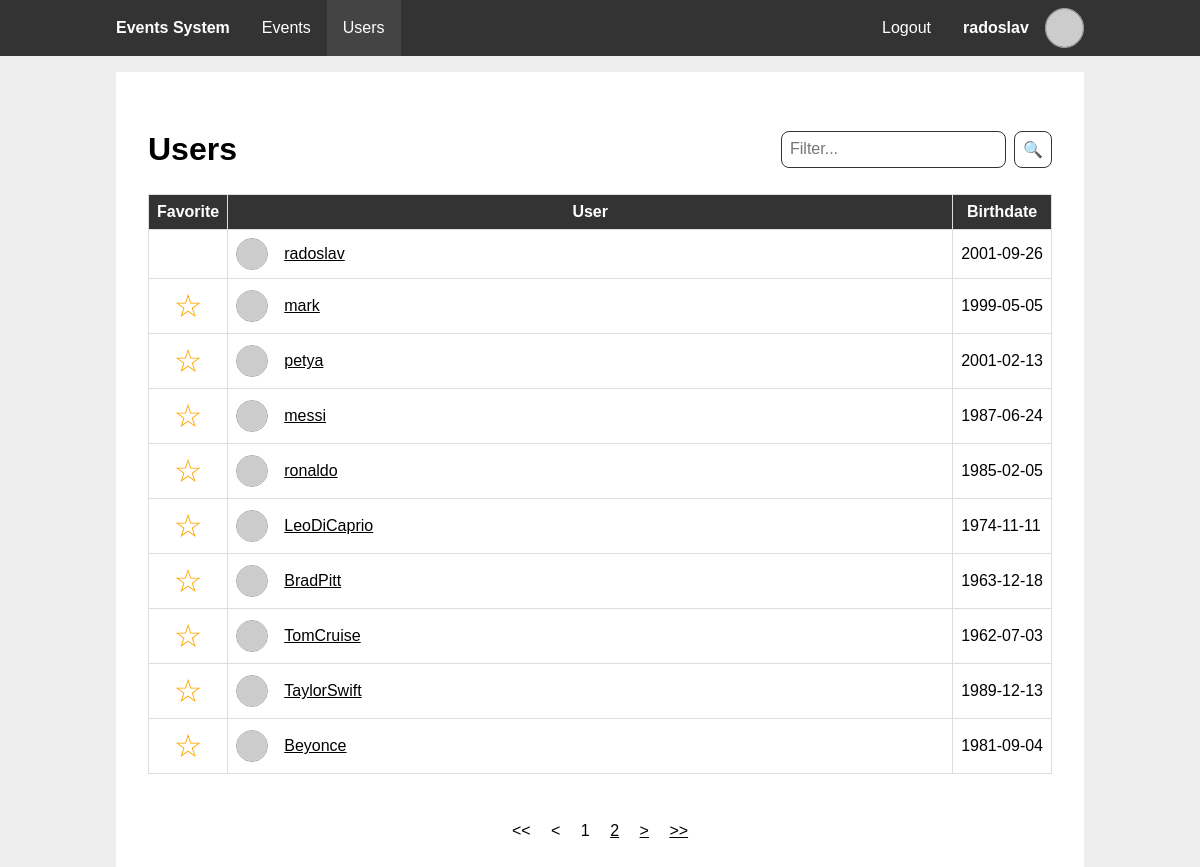
The page /users.php (signed in) on the database its author committed.
### tables this page shows
CREATE TABLE `users` (
  `id` int(11) NOT NULL,
  `username` varchar(50) NOT NULL,
  `email` varchar(50) DEFAULT NULL,
  `birthdate` date DEFAULT NULL,
  `password_hash` char(60) NOT NULL
);

### includes/db_users.php (called while the page is built, shortened)
<?php
function getUserById($user_id) {
  $pdo = getPDO();
  $stmt = $pdo->prepare('SELECT id, username, email, birthdate
                        FROM users
                        WHERE id = ?');
  $stmt->execute([$user_id]);
  $user = $stmt->fetch();
  return $user;
}
function getUsers($viewer, $query, $limit, $offset) {
  $pdo = getPDO();
  $stmt = $pdo->prepare("SELECT u.id,
                                u.username,
                                u.email,
                                u.birthdate,
                                fu.favorite_user_id IS NOT NULL as favorite
                        FROM users u
                        LEFT JOIN favorite_users fu ON fu.user_id = ? AND fu.favorite_user_id = u.id
                        WHERE u.username LIKE CONCAT('%', ?, '%')
                        LIMIT ? OFFSET ?");
  $stmt->execute([$viewer, $query, $limit, $offset]);
  return $stmt->fetchAll();
}
function getUsersCount($query) {
  $pdo = getPDO();
  $stmt = $pdo->prepare("SELECT COUNT(1)
                        FROM users u
                        WHERE u.username LIKE CONCAT('%', ?, '%')");
  $stmt->execute([$query]);
  return $stmt->fetch()['COUNT(1)'];
}
?>

### includes/session.php (called while the page is built, shortened)
<?php
require_once "db_users.php";
function getUserId() {
  global $user;
  if (!$user) {
    $user = getUserById($_SESSION['user_id'] ?? null);
  }
  return $user["id"];
}
function ensureLoggedIn() {
  if (!getUserId()) {
    header('Location: ./login.php');
    exit;
  }
}
?>

### includes/gravatar.php (called while the page is built)
<?php
function gravatarUrl($arg) {
  $email = is_string($arg) ? $arg : ($arg['email'] ?: $arg['username']);
  return "https://www.gravatar.com/avatar/".hash("sha256", strtolower(trim($email)))."?d=identicon";
}
?>

### users.php (the view, shortened to what this page needs)
<?php
require_once 'includes/session.php';
require_once 'includes/gravatar.php';
require_once 'includes/db_users.php';
ensureLoggedIn();
$query = $_GET['q'] ?? ""
?>
<?php
include 'templates/main_header.php';
include 'templates/data_table.php'
?>
<section class="content">
  <header>
    <h1>Users</h1>
    <form class="form-filter" method="GET">
      <input type="text" name="q" value="<?php echo $query ?>" placeholder="Filter..." autofocus>
      <button type="submit" class="btn alt">🔍</button>
    </form>
  </header>
  <?php
  data_table(function($limit, $offset) { global $user, $query; return getUsers($user['id'], $query, $limit, $offset); },
             function() { global $query; return getUsersCount($query); },
             10,
             [
              "Favorite" => function($row) {
                global $user;
                ?><form method="POST">
                  <?php if ($user['id'] !== $row['id']): ?>
                  <button type="submit" class="btn-favorite"><?php echo $row['favorite'] ? '★' : '☆' ?></button>
                  <?php endif ?>
                </form><?php
              },
              "User" => function($row) {
                ?><a href="<?php echo "user.php?id=".$row['id'] ?>">
                  <div class="profile-info">
                    <img class="profile-picture" alt="Profile Picture" src="<?php echo gravatarUrl($row) ?>"></img>
                    <span><?php echo $row['username'] ?></span>
                  </div>
                </a><?php
              },
              "Birthdate" => "birthdate",
            ])
  ?>
<?php
include 'templates/main_footer.php';
?>

### templates/main_header.php (shortened to what this page needs)
<?php
require_once 'includes/gravatar.php';
function active($param) {
  $isActive = basename($_SERVER['SCRIPT_NAME'], ".php") === $param;
  echo $isActive ? 'class="active"' : '';
}
?>
<!DOCTYPE html>
<html lang="en">
<head>
  <link rel="stylesheet" href="styles/main.css">
</head>
<body>
  <nav>
    <div class="wrapper">
      <ul>
        <li>
          <span><h1>Events System</h1></span>
        </li>
      </ul>
      <?php if (isset($user) && $user): ?>
      <ul class="middle">
        <li>
          <a href="./" <?php active("index") ?>>Events</a>
        </li>
        <li>
          <a href="./users.php" <?php active("users") ?>>Users</a>
        </li>
      </ul>
      <ul>
        <li>
          <a href="logout.php">Logout</a>
        </li>
        <li>
          <a href="profile.php" <?php active("profile") ?>>
            <div class="profile-info">
              <strong><?php echo $user['username'] ?></strong>
              <img class="profile-picture" alt="Profile Picture" src="<?php echo gravatarUrl($user) ?>">
            </div>
          </a>
        </li>
      </ul>
      <?php endif ?>
    </div>
  </nav>
  <main class="wrapper">

### templates/data_table.php (shortened to what this page needs)
<?php
function data_table($get_records, $get_records_count, $pageSize, $columns) {
  $page = max($_GET['p'] ?? 1, 1);
  $records = $get_records($pageSize, ($page - 1) * $pageSize);
  $totalPages = ceil($get_records_count() / $pageSize);
  $baseUrl = parse_url($_SERVER["REQUEST_URI"], PHP_URL_PATH);
  $render_default = function($row, $key) { echo $key ? $row[$key] : ""; };
  $additiona_class = basename($_SERVER['SCRIPT_NAME'], ".php");
?>
  <section class="data-table <?php echo $additiona_class ?>">
    <table>
      <thead>
        <tr>
        <?php foreach ($columns as $key => $column): ?>
          <th><?php echo $key ?></th>
        <?php endforeach ?>
        </tr>
      </thead>
      <tbody>
      <?php foreach ($records as $record): ?>
        <tr>
        <?php foreach ($columns as $key => $column): ?>
            <td><?php (is_string($column) ? $render_default : $column)($record, $column) ?></td>
        <?php endforeach ?>
        </tr>
      <?php endforeach ?>
      </tbody>
    </table>
    <nav>
      <a <?php echo $page > 1 ? 'href="'.$baseUrl.'?p=1"' : '' ?>>&lt;&lt;</a>
      <a <?php echo $page > 1 ? 'href="'.$baseUrl.'?p='.($page - 1).'"' : '' ?>>&lt;</a>
      <?php for ($i = 1; $i <= $totalPages; $i++): ?>
        <a <?php echo $i != $page ? 'href="'.$baseUrl.'?p='.$i.'"' : '' ?>><?php echo $i ?></a>
      <?php endfor ?>
      <a <?php echo $page < $totalPages ? 'href="'.$baseUrl.'?p='.($page + 1).'"' : '' ?>>&gt;</a>
      <a <?php echo $page < $totalPages ? 'href="'.$baseUrl.'?p='.($totalPages).'"' : '' ?>>&gt;&gt;</a>
    </nav>
<?php } ?>

### templates/main_footer.php (shortened to what this page needs)
  </main>
</body>
</html>

### styles/main.css (style rules this page uses)
:root { --color-accent: #333; --color-accent-active: #444; --color-background: #fff; --color-background-body: #eee; --color-text: #000; --color-text-accent: #fff; --color-text-error: #f00; --color-text-error-active: #e60000; --color-text-confirm: #0f0; --color-text-confirm-active: #00e600; --nav-height: 3.5em; }
* { box-sizing: border-box; }
body { font-family: sans-serif; color: var(--color-text); background-color: var(--color-background-body); min-height: 100vh; margin: 0; }
h1 { font-size: 2em; }
ul { list-style: none; padding: 0; margin: 0; }
a { color: inherit; }
form input, form .btn, form select, form .select-dynamic form textarea { width: 100%; }
input, select, .select-dynamic, textarea, .btn { display: block; font-size: inherit; font-family: inherit; border: 1px solid var(--color-accent); padding: 1em; margin: 1em 0; border-radius: 0.5em; text-decoration: none; }
.btn { cursor: pointer; color: var(--color-text-accent); background-color: var(--color-accent); text-align: center; align-content: center; }
.btn.alt { color: var(--color-text); background-color: var(--color-background); }
.btn-favorite { font-size: 2em; color: orange; border: none; background: unset; cursor: pointer; padding: 0; }
.wrapper { width: 100%; max-width: 1000px; margin: 0 auto; }
body > main { flex-grow: 1; }
body > nav { display: flex; justify-content: center; width: 100%; top: 0; left: 0; color: var(--color-text-accent); background-color: var(--color-accent); z-index: 1; }
body > nav h1 { margin: 0; padding: 0; }
body > nav .wrapper { display: flex; flex-direction: column; }
body > nav a { text-decoration: none; }
body > nav a:hover, body > nav a.active { background-color: var(--color-accent-active); }
body > nav ul { display: flex; align-items: center; flex-direction: column; }
body > nav ul.middle { flex-grow: 1; margin: 1em 0; }
body > nav li { height: var(--nav-height); width: 100%; }
body > nav li > a, body > nav li > span { display: flex; align-items: center; justify-content: center; padding: 0 1em; height: 100%; }
body > nav .profile-info { height: 100%; }
body > nav .profile-picture { height: 70%; }
header { display: flex; justify-content: space-between; align-items: center; }
.content { padding: 2em; background-color: var(--color-background); margin: 1em; }
.profile-info { display: flex; align-items: center; gap: 1em }
.profile-picture { border-radius: 50%; border: 1px solid #aaa; }
.data-table table { width: 100%; border-collapse: collapse; }
.data-table table th, .data-table table td { padding: 0.5em; border: 1px solid #ddd; white-space: nowrap; }
.data-table table thead { background: var(--color-accent); color: var(--color-text-accent); }
.data-table nav { margin-top: 2em; padding: 1em; text-align: center; }
.data-table nav a { padding: 0.5em; }
.form-filter { width: unset; display: flex; gap: 0.5em }
.form-filter input, .form-filter .btn { padding: 0.5em; width: unset; }
.data-table.users th:nth-child(2) { width: 100%; }
.data-table.users td:nth-child(1) { text-align: center; }
.data-table.users .profile-picture { width: 2em; }
@media only screen and (min-width: 768px) { body { flex-direction: unset; padding-top: var(--nav-height); } }
@media only screen and (min-width: 768px) { form input, form select, form .select-dynamic, form .btn { width: 24em; } }
@media only screen and (min-width: 768px) { body > nav { position: fixed; } }
@media only screen and (min-width: 768px) { body > nav h1 { font-size: 1em; } }
@media only screen and (min-width: 768px) { body > nav .wrapper { flex-direction: row; } }
@media only screen and (min-width: 768px) { body > nav ul { flex-direction: row; } }
@media only screen and (min-width: 768px) { body > nav ul.middle { flex-direction: row; margin: unset; } }
@media only screen and (min-width: 768px) { body > nav li { width: unset; } }

### rows shown on the page
users: username "radoslav", birthdate "2001-09-26"
users: username "mark", birthdate "1999-05-05"
users: username "petya", birthdate "2001-02-13"
users: username "messi", birthdate "1987-06-24"
users: username "ronaldo", birthdate "1985-02-05"
users: username "LeoDiCaprio", birthdate "1974-11-11"
users: username "BradPitt", birthdate "1963-12-18"
users: username "TomCruise", birthdate "1962-07-03"
users: username "TaylorSwift", birthdate "1989-12-13"
users: username "Beyonce", birthdate "1981-09-04"

### other values the page prints
$key "Favorite"
$key "User"
$key "Birthdate"
